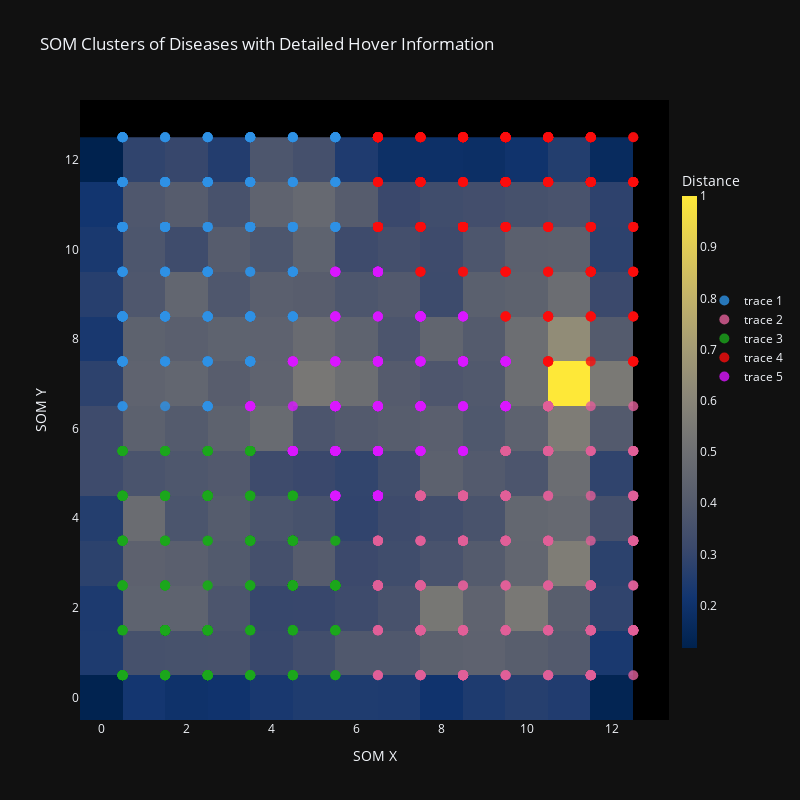

The notebook cell saved with this chart:
### Markdown cell above
### Step 10: Visualize the Clusters on the SOM

I visualize the clusters on the SOM distance map using Plotly. Each cluster is represented by a different color, and detailed information about the diseases in each cluster is displayed on hover. Additionally, I save the disease information for each cluster to a CSV file for further analysis.

### Code cell
# Plot SOM distance map with Plotly
fig = go.Figure()

# Create a heatmap for the SOM distance map
distance_map = som.distance_map().T  # Transpose to align with Plotly's heatmap orientation
heatmap = go.Heatmap(
    z=distance_map,
    colorscale='cividis',
    colorbar=dict(title='Distance'),
    showscale=True,
)

# Add the heatmap to the figure
fig.add_trace(heatmap)

# Add clusters as scatter points with detailed hover labels
for cluster in range(n_clusters):
    cluster_data = results_df[results_df['cluster'] == cluster]
    hover_texts = []
    
    for _, row in cluster_data.iterrows():
        snp_details = "<br>".join([
            f"SNP: {snp}, Odds Ratio: {or_value:.2f}, P-Value: {p:.4f}"
            for snp, or_value, p in zip(row['snps'], row['odds_ratios'], row['p_values'])
        ])
        
        hover_text = (
            f"Disease: {row['phewas_string']}<br>"
            f"{snp_details}"
        )
        hover_texts.append(hover_text)
    
    fig.add_trace(go.Scatter(
        x=cluster_data['x'] + 0.5,
        y=cluster_data['y'] + 0.5,
        mode='markers',
        marker=dict(
            size=10,
            color=px.colors.qualitative.Dark24[cluster],  # Different color for each cluster
            opacity=0.8,
        ),
        text=hover_texts,
        hoverinfo='text'
    ))


fig.update_layout(
    title='SOM Clusters of Diseases with Detailed Hover Information',
    xaxis=dict(title='SOM X', showgrid=False, zeroline=False),
    yaxis=dict(title='SOM Y', showgrid=False, zeroline=False),
    plot_bgcolor='black',
    height=800,
    width=800,
    legend=dict(
        x=1.06,  # Move the legend slightly outside the plot area
        y=0.7,     # Align legend to the top
        bgcolor='rgba(0,0,0,0)'  # Make the legend background transparent
    )
)

# Update colorbar size and position
fig.data[0].colorbar.update(
    thickness=15,  # Adjust the thickness of the colorbar
    x=1.005,         # Move the colorbar slightly to the left
    len=0.8        # Adjust the length of the colorbar
)

# Show the figure
fig.show()

# Save each cluster's disease information to a CSV file
for cluster in range(n_clusters):
    print(f"Saving cluster {cluster} to CSV...")
    cluster_data = results_df[results_df['cluster'] == cluster]
    cluster_data.to_csv(f'outputs/clusters/phenotype_cluster_{cluster}.csv', index=False)

### Figure 1 — Plotly figure (JSON) as saved in the notebook; plotly's stock layout.template omitted (floating-point values rounded to 4 significant figures; data arrays with more than 128 entries replaced by an {"elided": "..."} marker saying what was removed)
{"data": [{"colorbar": {"title": {"text": "Distance"}, "len": 0.8, "thickness": 15, "x": 1.005}, "colorscale": [[0.0, "#00224e"], [0.1111, "#123570"], [0.2222, "#3b496c"], [0.3333, "#575d6d"], [0.4444, "#707173"], [0.5556, "#8a8678"], [0.6667, "#a59c74"], [0.7778, "#c3b369"], [0.8889, "#e1cc55"], [1.0, "#fee838"]], "showscale": true, "z": {"elided": "13x13 float values"}, "type": "heatmap"}, {"hoverinfo": "text", "marker": {"color": "#2E91E5", "opacity": 0.8, "size": 10}, "mode": "markers", "text": {"elided": "221 str values"}, "x": {"elided": "221 float values"}, "y": {"elided": "221 float values"}, "type": "scatter"}, {"hoverinfo": "text", "marker": {"color": "#E15F99", "opacity": 0.8, "size": 10}, "mode": "markers", "text": {"elided": "316 str values"}, "x": {"elided": "316 float values"}, "y": {"elided": "316 float values"}, "type": "scatter"}, {"hoverinfo": "text", "marker": {"color": "#1CA71C", "opacity": 0.8, "size": 10}, "mode": "markers", "text": {"elided": "289 str values"}, "x": {"elided": "289 float values"}, "y": {"elided": "289 float values"}, "type": "scatter"}, {"hoverinfo": "text", "marker": {"color": "#FB0D0D", "opacity": 0.8, "size": 10}, "mode": "markers", "text": {"elided": "264 str values"}, "x": {"elided": "264 float values"}, "y": {"elided": "264 float values"}, "type": "scatter"}, {"hoverinfo": "text", "marker": {"color": "#DA16FF", "opacity": 0.8, "size": 10}, "mode": "markers", "text": {"elided": "238 str values"}, "x": {"elided": "238 float values"}, "y": {"elided": "238 float values"}, "type": "scatter"}], "layout": {"xaxis": {"title": {"text": "SOM X"}, "showgrid": false, "zeroline": false}, "yaxis": {"title": {"text": "SOM Y"}, "showgrid": false, "zeroline": false}, "legend": {"x": 1.06, "y": 0.7, "bgcolor": "rgba(0,0,0,0)"}, "title": {"text": "SOM Clusters of Diseases with Detailed Hover Information"}, "plot_bgcolor": "black", "height": 800, "width": 800}}
